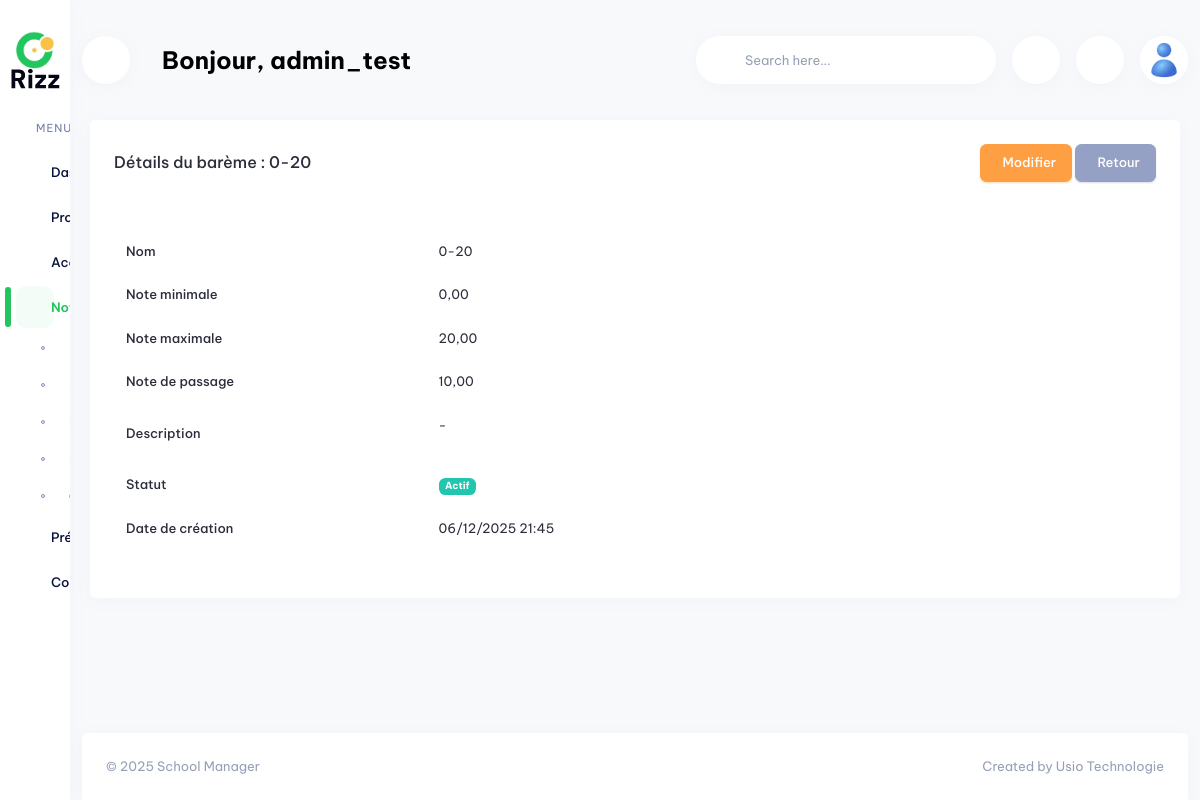
The page /grades/grade-scales/1/ (signed in) on the database its author committed.
### app_profile/models.py (models this page shows, shortened)
class Profile(models.Model):
    GENDER = [('male', 'Masculin'), ('female', 'Féminin'), ('other', 'Autre')]
    user = models.OneToOneField(
        User,
        on_delete=models.CASCADE,
        verbose_name="Utilisateur",
        help_text="Utilisateur Django associé à ce profil",
        related_name="profile"
    )
    reference = models.UUIDField(
        default=uuid4,
        unique=True,
        editable=False,
        verbose_name="Référence",
        help_text="Référence unique UUID du profil"
    )
    full_name = models.CharField(
        max_length=200,
        verbose_name="Nom complet",
        help_text="Nom et prénom du titulaire du compte"
    )
    firstname = models.CharField(
        max_length=100,
        verbose_name="Prénom",
        null=True,
        blank=True,
        help_text="Prénom du titulaire du compte"
    )
    name = models.CharField(
        max_length=100,
        verbose_name="Nom de famille",
        null=True,
        blank=True,
        help_text="Nom de famille du titulaire du compte"
    )
    birth_date = models.DateField(
        blank=True,
        null=True,
        verbose_name="Date de naissance",
        help_text="Date de naissance du titulaire (optionnel)"
    )
    id_card_number = models.CharField(
        max_length=50,
        blank=True,
        null=True,
        verbose_name="Numéro de pièce d'identité",
        help_text="Numéro de la pièce d'identité (optionnel)"
    )
    pincode = models.CharField(
        max_length=20,
        blank=True,
        null=True,
        verbose_name="Code PIN",
        help_text="Code PIN personnel (optionnel)"
    )
    gender = models.CharField(
        max_length=10,
        choices=GENDER,
        blank=True,
        null=True,
        verbose_name="Genre",
        help_text="Genre du titulaire (optionnel)"
    )
    country = models.ForeignKey(
        Country,
        on_delete=models.PROTECT,
        verbose_name="Pays",
        blank=True,
        null=True,
        help_text="Pays d'origine du titulaire"
    )
    phone = models.CharField(
        max_length=20,
        blank=True,
        null=True,
        verbose_name="Téléphone",
        help_text="Numéro de téléphone (optionnel)"
    )
    is_verified = models.BooleanField(
        default=False,
        verbose_name="Vérifié",
        help_text="Indique si le profil a été vérifié"
    )
    ROLE_CHOICES = [
        ('student', 'Élève'),
        ('teacher', 'Enseignant'),
        ('parent', 'Parent'),
        ('admin', 'Administrateur'),
        ('staff', 'Personnel'),
    ]
    role = models.CharField(
        max_length=20,
        choices=ROLE_CHOICES,
        blank=True,
        null=True,
        verbose_name="Rôle",
        help_text="Rôle principal du profil"
    )
    max_wallets = models.PositiveIntegerField(
        default=5,
        verbose_name="Nombre maximum de wallets",
        help_text="Nombre maximum de wallets que cet utilisateur peut créer (0 = illimité)"
    )
    photo = models.ImageField(
        upload_to='profiles/photos/',
        blank=True,
        null=True,
        verbose_name="Photo de profil",
        help_text="Photo de profil de l'utilisateur (max 2 Mo)"
    )
    is_active = models.BooleanField(
        default=True,
        verbose_name="Actif",
        help_text="Indique si le profil est actif"
    )
    created_at = models.DateTimeField(
        auto_now_add=True,
        verbose_name="Date de création"
    )
    updated_at = models.DateTimeField(
        auto_now=True,
        verbose_name="Date de modification"
    )
    objects = ProfileManager()
    class Meta:
        verbose_name = "Profile"
        verbose_name_plural = "Profiles"
        ordering = ['created_at']
        unique_together = ['phone']

### app_grades/models.py (models this page shows, shortened)
class GradeScale(models.Model):
    name = models.CharField(
        max_length=50,
        unique=True,
        verbose_name="Nom",
        help_text="Nom du barème (ex: 0-20, A-F)"
    )
    min_score = models.DecimalField(
        max_digits=5,
        decimal_places=2,
        verbose_name="Note minimale",
        help_text="Note minimale du barème"
    )
    max_score = models.DecimalField(
        max_digits=5,
        decimal_places=2,
        verbose_name="Note maximale",
        help_text="Note maximale du barème"
    )
    passing_score = models.DecimalField(
        max_digits=5,
        decimal_places=2,
        verbose_name="Note de passage",
        help_text="Note minimale pour réussir"
    )
    description = models.TextField(
        blank=True,
        null=True,
        verbose_name="Description",
        help_text="Description du barème"
    )
    is_active = models.BooleanField(
        default=True,
        verbose_name="Actif",
        help_text="Indique si le barème est actif"
    )
    created_at = models.DateTimeField(
        auto_now_add=True,
        verbose_name="Date de création"
    )
    updated_at = models.DateTimeField(
        auto_now=True,
        verbose_name="Date de modification"
    )
    created_by = models.ForeignKey(
        settings.AUTH_USER_MODEL,
        on_delete=models.SET_NULL,
        null=True,
        blank=True,
        related_name='grade_scales_created',
        verbose_name="Créé par"
    )
    updated_by = models.ForeignKey(
        settings.AUTH_USER_MODEL,
        on_delete=models.SET_NULL,
        null=True,
        blank=True,
        related_name='grade_scales_updated',
        verbose_name="Modifié par"
    )
    class Meta:
        verbose_name = "Barème de notation"
        verbose_name_plural = "Barèmes de notation"
        ordering = ['name']
        indexes = [
            models.Index(fields=['name']),
            models.Index(fields=['is_active']),
        ]

### app_grades/views.py (the view)
# urls.py: path('grade-scales/<int:pk>/', views.GradeScaleDetailView.as_view(), name='grade_scale_detail'),
class GradeScaleDetailView(PermissionRequiredMixin, DetailView):
    model = GradeScale
    template_name = 'app_grades/grade_scale_detail.html'
    context_object_name = 'grade_scale'
    required_permission = 'view_grade'
    required_resource = 'app_grades'
    @method_decorator(login_required)
    def dispatch(self, *args, **kwargs):
        return super().dispatch(*args, **kwargs)
    def get_queryset(self):
        return GradeScale.objects.filter(is_active=True)

### templates/app_grades/grade_scale_detail.html (shortened to what this page needs)
{% extends "base.html" %}
{% load static %}
{% block content %}
<div class="row">
    <div class="col-12">
        <div class="card">
            <div class="card-header">
                <div class="row align-items-center">
                    <div class="col">
                        <h4 class="card-title mb-0">Détails du barème : {{ grade_scale.name }}</h4>
                    </div>
                    <div class="col-auto">
                        <a href="{% url 'app_grades:grade_scale_update' grade_scale.pk %}" class="btn btn-warning">
                             Modifier
                        </a>
                        <a href="{% url 'app_grades:grade_scale_list' %}" class="btn btn-secondary">
                             Retour
                        </a>
                    </div>
                </div>
            </div>
            <div class="card-body">
                <table class="table table-borderless">
                    <tr>
                        <th width="30%">Nom</th>
                        <td>{{ grade_scale.name }}</td>
                    </tr>
                    <tr>
                        <th>Note minimale</th>
                        <td>{{ grade_scale.min_score }}</td>
                    </tr>
                    <tr>
                        <th>Note maximale</th>
                        <td>{{ grade_scale.max_score }}</td>
                    </tr>
                    <tr>
                        <th>Note de passage</th>
                        <td>{{ grade_scale.passing_score }}</td>
                    </tr>
                    <tr>
                        <th>Description</th>
                        <td>{{ grade_scale.description|default:"-"|linebreaks }}</td>
                    </tr>
                    <tr>
                        <th>Statut</th>
                        <td>
                            {% if grade_scale.is_active %}
                                <span class="badge bg-success">Actif</span>
                            {% else %}
                                <span class="badge bg-danger">Inactif</span>
                            {% endif %}
                        </td>
                    </tr>
                    <tr>
                        <th>Date de création</th>
                        <td>{{ grade_scale.created_at|date:"d/m/Y H:i" }}</td>
                    </tr>
                </table>
            </div>
        </div>
    </div>
</div>
{% endblock %}

### templates/base.html (shortened to what this page needs)
<!DOCTYPE html>
{% load static %}
<html lang="en" dir="ltr" data-startbar="light" data-bs-theme="light">
<head>
    <link rel="stylesheet" href="{% static 'school_manager/assets/libs/jsvectormap/css/jsvectormap.min.css' %}">
     <link href="{% static 'school_manager/assets/css/bootstrap.min.css' %}" rel="stylesheet" type="text/css" />
     <link href="{% static 'school_manager/assets/css/icons.min.css' %}" rel="stylesheet" type="text/css" />
     <link href="{% static 'school_manager/assets/css/app.min.css' %}" rel="stylesheet" type="text/css" />
     <link href="{% static 'school_manager/assets/css/custom-colors.css' %}" rel="stylesheet" type="text/css" />
</head>
<body>
    {% block navbar %}
    <div class="topbar d-print-none">
        <div class="container-xxl">
            <nav class="topbar-custom d-flex justify-content-between" id="topbar-custom">
                <ul class="topbar-item list-unstyled d-inline-flex align-items-center mb-0">
                    <li>
                        <button class="nav-link mobile-menu-btn nav-icon" id="togglemenu">
                        </button>
                    </li>
                    <li class="mx-3 welcome-text">
                        <h3 class="mb-0 fw-bold text-truncate">Bonjour, {{ user_full_name|default:request.user.username }}</h3>
                    </li>
                </ul>
                <ul class="topbar-item list-unstyled d-inline-flex align-items-center mb-0">
                    <li class="hide-phone app-search">
                        <form role="search" action="" method="get">
                            <input type="search" name="search" class="form-control top-search mb-0" placeholder="Search here...">
                            <button type="submit"></button>
                        </form>
                    </li>
                    <li class="topbar-item">
                        <a class="nav-link nav-icon" href="javascript:void(0);" id="light-dark-mode">
                        </a>
                    </li>
                    <li class="dropdown topbar-item">
                        <a class="nav-link dropdown-toggle arrow-none nav-icon" data-bs-toggle="dropdown" href="index.html#" role="button"
                            aria-haspopup="false" aria-expanded="false">
                        </a>
                    </li>
                    {% if request.user.is_authenticated %}
                        <li class="dropdown topbar-item">
                          <a class="nav-link dropdown-toggle arrow-none nav-icon" data-bs-toggle="dropdown" href="#" role="button"
                             aria-haspopup="false" aria-expanded="false">
                            {% if user_photo %}
                              <img src="{{ user_photo.url }}" alt="{{ user_full_name|default:request.user.username }}" class="thumb-lg rounded-circle">
                            {% else %}
                              <img src="{% static 'school_manager/assets/images/avatar.jpg' %}" alt="{{ user_full_name|default:request.user.username }}" class="thumb-lg rounded-circle">
                            {% endif %}
                          </a>
                        </li>
                        {% else %}
                        <li class="topbar-item">
                          <a class="btn btn-sm btn-primary" href="{% url 'app_profile:login' %}">Se connecter</a>
                        </li>
                        {% endif %}
                </ul>
            </nav>
        </div>
    </div>
    {% endblock %}
    {% block sidebar %}
    <div class="startbar d-print-none">
        <div class="brand">
            <a href="index.html" class="logo">
                <span>
                    <img src="assets/images/logo-sm.png" alt="logo-small" class="logo-sm">
                </span>
            </a>
        </div>
        <div class="startbar-menu" >
            <div class="startbar-collapse" id="startbarCollapse" data-simplebar>
                <div class="d-flex align-items-start flex-column w-100">
                    <ul class="navbar-nav mb-auto w-100">
                        {% for menu_item in sidebar_menu %}
                            <li class="nav-item">
                                {% if menu_item.url %}
                                    <a class="nav-link {% if menu_item.is_active %}active{% endif %}" href="{{ menu_item.url }}">
                                    </a>
                                {% elif menu_item.children %}
                                    {% with menu_id="sidebar"|add:menu_item.title|slugify %}
                                    <a class="nav-link {% if menu_item.is_active %}active{% endif %}" href="#{{ menu_id }}" data-bs-toggle="collapse" role="button"
                                        aria-expanded="{% if menu_item.is_active %}true{% else %}false{% endif %}" aria-controls="{{ menu_id }}">
                                    </a>
                                    {% endwith %}
                                {% endif %}
                            </li>
                        {% endfor %}
                    </ul>
                </div>
            </div>
        </div>
    </div>
    {% endblock %}
    <div class="page-wrapper">
        <div class="page-content">
            <div class="container-xxl">
              {% block content %}
              {% endblock %}
            </div>
            <footer class="footer text-center text-sm-start d-print-none">
                <div class="container-xxl">
                    <div class="row">
                        <div class="col-12">
                            <div class="card mb-0 rounded-bottom-0">
                                <div class="card-body">
                                    <p class="text-muted mb-0">
                                        ©
                                        School Manager
                                        <span
                                            class="text-muted d-none d-sm-inline-block float-end">
                                            Created by Usio Technologie</span>
                                    </p>
                                </div>
                            </div>
                        </div>
                    </div>
                </div>
            </footer>
        </div>
    </div>
</body>
</html>

### rows shown on the page
Profile: full_name.username "admin_test"
GradeScale: name "0-20", min_score "0,00", max_score "20,00", passing_score "10,00", description "-", created_at "06/12/2025 21:45"
